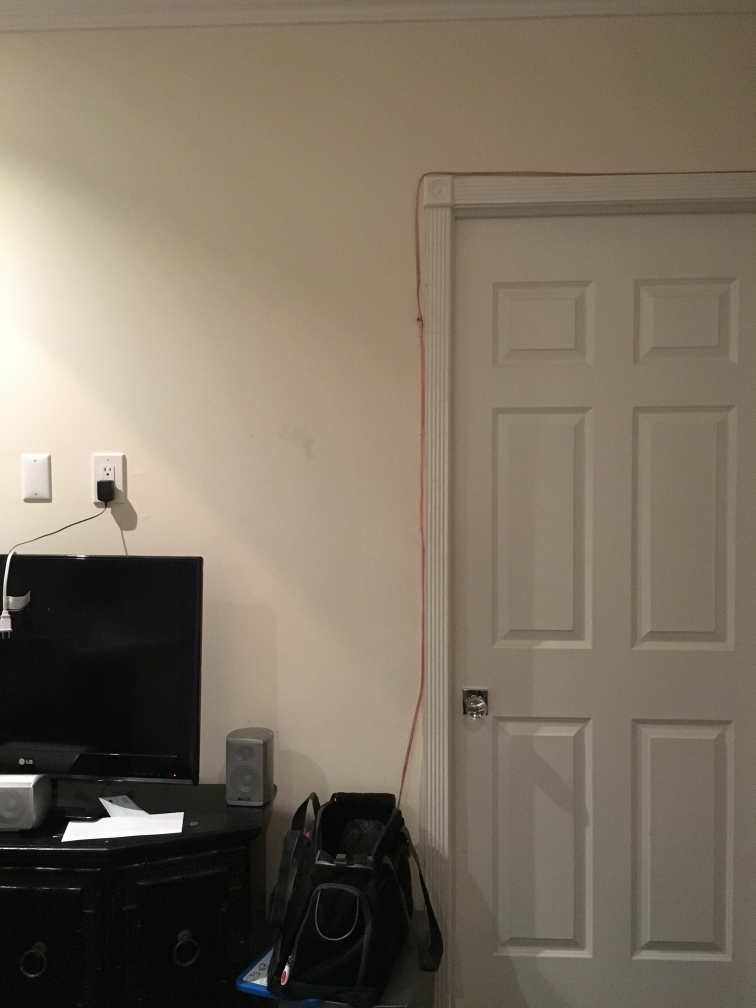
#> input picture Rooms/Room1/IMG_1864.jpg, 3024 x 4032 px (shown at 1/4 size); its folder holds only this picture in this run
$ python epipolarMain.py   (Python 2 division)
#> lines starting #> are read from the running program, lines starting #| are printed output that depends on the picture
from __future__ import print_function
import cv2
import numpy as np
import pylab
import os
from os import walk
from os import path
from matplotlib import pyplot as plt
import math


directories = []
images = []
roomMatched = []
photoMatched = []
normalizedSourcePoints = []
normalizedCurrentPoints = []

def main():
	# Now ask for input
	print('\nThis program takes an image of a room and lets you know which room you are most likely in.\n')
	print('It then computes how closely your image matches an image in the database')
	print('If it is a close enough match-- it will tell you your current camera position in relatoin to teh camera position for teh photo it matched with.\n')
	image = raw_input("Please enter the path of the image containing a room: ")
#> the answer given: Rooms/Room1/IMG_1864.jpg


	#get current working directory
	mypath = os.getcwd()
	#append /rooms
	mypath = mypath + '/Rooms'

	#get array of directory paths aka rooms
	directories = [x[0] for x in os.walk(mypath)]
	#remove rooms directory
	del directories[0]
	rooms = len(directories)

	#set up array for greatest match
	for i in range(rooms):
		roomMatched.insert(i, 1000000)
		photoMatched.insert(i, 100)

	#get images in each room and put into images array
	for directory in range(len(directories)):
		files = [x[2] for x in os.walk(directories[directory])]
		images.insert(directory, files)


	#blur original image
	blurredOriginal = blurImages(image)
#> in blurImages, `img = cv2.imread(image, cv2.IMREAD_GRAYSCALE)`:
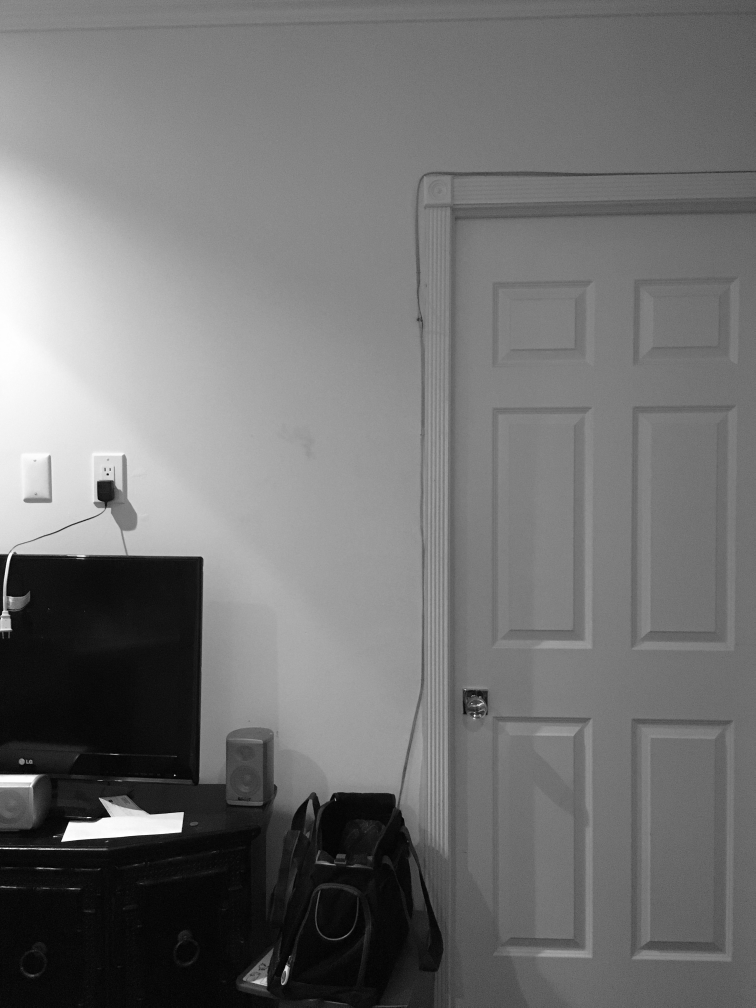
#> img: shape (4032, 3024) (shown at 1/4 size); min 0, max 255, mean 114.2

	# Initiate ORB detector
	orb = cv2.ORB_create()
	#determine keypoints and their descriptors from teh current image
	kp1, des1 = orb.detectAndCompute(blurredOriginal,None)
#> kp1 = 500 keypoints; strongest (x, y, size): (1886, 2813, 31), (700, 3101, 37.2), (246, 3364, 37.2), (698, 3099, 31)


	#Loop through each image in database
	for i in range(len(directories)):
		for j in range(len(images[i][0])):
			#get database image
			img2location = directories[i] + '/' + images[i][0][j]
			img2 = blurImages(img2location)

			# find the keypoints and descriptors with ORB
			kp2, des2 = orb.detectAndCompute(img2, None)
#> kp2 has the same summary as kp1
			#kp2, des2 = orb.detectAndCompute(img2,None)
			bf = cv2.BFMatcher(cv2.NORM_HAMMING, crossCheck=True)
			# Match descriptors.
			matches = bf.match(des1,des2)
#> matches = 500 matches
			# Sort them in the order of their distance.
			matches = sorted(matches, key = lambda x:x.distance)
			#get average distance away from 10 best matching points
			dist = 0
			diffSize = []
			diffAngle = []

			for x in range(10):
				dist += matches[x].distance
				#put ten angle differences into diffAngle[]
				ang = kp1[matches[x].queryIdx].angle
				ang2 = kp2[matches[x].trainIdx].angle
				angDif = ang - ang2
				diffAngle.insert(x, angDif)
				#put ten size differences into diffSize[]
				size1 = kp1[matches[x].queryIdx].size
				size2 = kp2[matches[x].trainIdx].size
				sizeDiff = size1 - size2
				diffSize.insert(x, sizeDiff)
#> this loop made 10 passes
#> (ang, ang2) on passes 1 to 10: (354.1, 354.1), (198.3, 198.3), (46.7, 46.7), (173.8, 173.8), (341.8, 341.8), (4.73, 4.73), (262.8, 262.8), (213.3, 213.3), (262.5, 262.5), (80.98, 80.98)
#> after the loop, diffAngle = [0, 0, 0, 0, 0, 0, 0, 0, 0, 0]; diffSize = [0, 0, 0, 0, 0, 0, 0, 0, 0, 0]; dist = 0

			dist = dist/10
			stdDevAng = np.std(diffAngle)/10
#> stdDevAng = 0
			stdDevSize = np.std(diffSize)/10
#> stdDevSize = 0
			#alter dist to be the dist*stdDev*stdDev
			dist = dist*stdDevSize*stdDevAng
			#update least distance if likely
			if roomMatched[i] > dist:
				roomMatched[i] = dist
				photoMatched[i] = j

	#get the index of the most likely room by lowest distance
	mostLikely = roomMatched.index(min(roomMatched))
#> mostLikely = 0
	print('\n\n******OUTPUT*********')
	if (roomMatched[mostLikely]  > 30):
		print('You are most likely in room ', mostLikely + 1, ' but we cannot say this with confidence as the current photos score is: ', roomMatched[mostLikely], ', which is above our cutoff point of 30.')

	else:
		closestImageLocation = directories[mostLikely] + '/' + images[mostLikely][0][photoMatched[mostLikely]]

		print('You are most likely in room: ', mostLikely + 1)
#| You are most likely in room:  1
		print('Closest Image: ', closestImageLocation)
#| Closest Image:  Rooms/Room1/IMG_1864.jpg
		print('Distance: ', roomMatched[mostLikely], ' (the closer to zero the higher the probability you are in given room)')
#| Distance:  0.0  (the closer to zero the higher the probability you are in given room)


		#intrinsic parameters of camera -- found using matlab
		K = np.float32([3514.89135426281, 0, 1514.08070548149, 0, 3528.06290049699, 2019.41405283900, 0, 0, 1]).reshape(3,3)
		K_inv = np.linalg.inv(K)


		img2 = cv2.imread(closestImageLocation, cv2.IMREAD_GRAYSCALE)

		###Plot best image with test image
		# find the keypoints and descriptors with ORB
		kp2, des2 = orb.detectAndCompute(img2,None)
#> kp2 = 500 keypoints; strongest (x, y, size): (1886, 2813, 31), (698, 3100, 31), (1892, 2783, 31), (700, 3101, 31)
		bf = cv2.BFMatcher(cv2.NORM_HAMMING, crossCheck=True)
		# Match descriptors.
		matches = bf.match(des1,des2)
#> matches = 417 matches
		# Sort them in the order of their distance.
		matches = sorted(matches, key = lambda x:x.distance)

		srcPts = []
		dstPts = []
		# get best 40 points from matched image and source image
		for f in range(40):
					srcPt = kp1[matches[f].queryIdx].pt
					dstPt = kp2[matches[f].trainIdx].pt
					srcPts.insert(f, srcPt)
					dstPts.insert(f, dstPt)
#> this loop made 40 passes
#> dstPt on passes 1 to 12: (1144, 3861), (54, 2214), (1140.5, 3885.1), (440.6, 3265.9), (1897.9, 2858.4), (60.48, 2207.5), (426.2, 2031.8), (50.4, 2216.2), (453.6, 1921), (1064.4, 3939.8), (1064.4, 3908.7), (452.7, 1918.1)
#> after the loop, dstPts = 40 pairs, first value 33 to 1928, second value 1918.1 to 3939.8; srcPts has the same summary as dstPts

		#Fill arrays with 40 matching points
		src_pts = np.float32([srcPts[m] for m in range(len(srcPts))])
#> src_pts has the same summary as dstPts
	   	dst_pts = np.float32([dstPts[m] for m in range(len(dstPts))])
#> dst_pts has the same summary as dstPts

	   	#Compute the fundamental matrix using ransac
#> (the run stopped early here; a loop or call above may not have finished)
